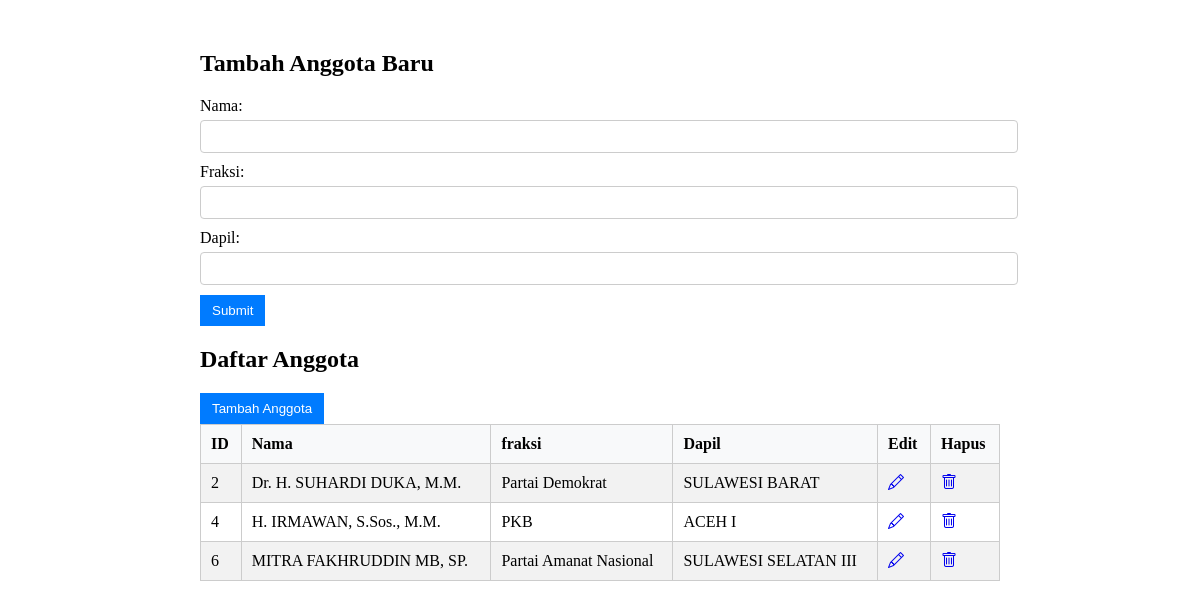
The page / on the database its author committed.
### tables this page shows
CREATE TABLE `nama_anggota` (
  `id` int(11) NOT NULL,
  `nama` varchar(255) NOT NULL,
  `fraksi` varchar(255) NOT NULL,
  `dapil` varchar(255) NOT NULL
);

### DatabaseConnection.php (called while the page is built, shortened)
<?php
class DatabaseConnection
{
    protected static ?PDO $connection = null;
    public static function connect(): PDO
    {
        try {
            if (!self::$connection) {
                $host = 'localhost';
                $dbname = 'dpr';
                $username = 'root';
                $password = '';
                $dsn = "mysql:host=$host;dbname=$dbname";
                self::$connection = new PDO($dsn, $username, $password);
                self::$connection->setAttribute(PDO::ATTR_ERRMODE, PDO::ERRMODE_EXCEPTION);
            }
            return self::$connection;
        } catch (PDOException $e) {
            echo 'Connection failed: ' . $e->getMessage();
            die();
        }
    }
}

### index.php (the view, shortened to what this page needs)
<?php
require_once 'DatabaseConnection.php';
class AnggotaCRUD
{
    private PDO $connection;
    public function __construct()
    {
        $this->connection = DatabaseConnection::connect();
    }
    public function displayAnggota()
{
    $stmt = $this->connection->prepare("SELECT * FROM nama_anggota");
    $stmt->execute();
    $result = $stmt->fetchAll(PDO::FETCH_ASSOC);
    echo '<h2>Daftar Anggota</h2>';
    echo '<a href="?action=add" class="btn btn-primary mb-3"><button type="submit" class="btn-submit">Tambah Anggota</button></a>';
    echo '<table class="table">';
    echo '<tr><th>ID</th><th>Nama</th><th>fraksi</th><th>Dapil</th><th>Edit</th><th>Hapus</th></tr>';
    foreach ($result as $row) {
        echo '<tr>';
        echo '<td>' . $row['id'] . '</td>';
        echo '<td>' . $row['nama'] . '</td>';
        echo '<td>' . $row['fraksi'] . '</td>';
        echo '<td>' . $row['dapil'] . '</td>';
        echo '<td><a href="?action=edit&id=' . $row['id'] . '"><i class="bi bi-pencil"></i></a></td>';
        echo '<td><a href="?action=delete&id=' . $row['id'] . '"><i class="bi bi-trash"></i></a></td>';
        echo '</tr>';
    }
    echo '</table>';
}
}
?>
<!DOCTYPE html>
<html lang="en">
<head>
    <link rel="stylesheet" href="style.css">
    <link href="https://cdn.jsdelivr.net/npm/bootstrap-icons@1.11.3/font/bootstrap-icons.css" rel="stylesheet">
</head>
<body>
    <div class="container">
        <?php
        $anggotaCRUD = new AnggotaCRUD();
        if (isset($_GET['action']) && $_GET['action'] === 'edit' && isset($_GET['id'])) {
            echo '<h2>Edit Anggota</h2>';
            $anggotaCRUD->displayEditForm($_GET['id']);
        } else {
            echo '<h2>Tambah Anggota Baru</h2>';
            echo '<form action="" method="POST">';
            echo '<div class="form-group">';
            echo '<label for="nama" class="form-label">Nama:</label>';
            echo '<input type="text" id="nama" name="nama" class="form-control" required>';
            echo '</div>';
            echo '<div class="form-group">';
            echo '<label for="fraksi" class="form-label">Fraksi:</label>';
            echo '<input type="text" id="fraksi" name="fraksi" class="form-control" required>';
            echo '</div>';
            echo '<div class="form-group">';
            echo '<label for="dapil" class="form-label">Dapil:</label>';
            echo '<input type="text" id="dapil" name="dapil" class="form-control" required>';
            echo '</div>';
            echo '<button type="submit" class="btn-submit">Submit</button>';
            echo '</form>';
        }
        ?>
        <?php
        $anggotaCRUD->displayAnggota();
        ?>
    </div>
</body>
</html>

### style.css (style rules this page uses)
.container { margin-top: 50px; max-width: 800px; margin-left: auto; margin-right: auto; }
.form-group { margin-bottom: 10px; }
.form-label { display: block; margin-bottom: 5px; }
.form-control { width: 100%; padding: 8px; border: 1px solid #ccc; border-radius: 4px; }
.btn-submit { padding: 8px 12px; background-color: #007bff; color: #fff; border: none; cursor: pointer; }
.table { width: 100%; border-collapse: collapse; }
.table th, .table td { padding: 10px; border: 1px solid #ccc; }
.table th { background-color: #f8f9fa; font-weight: bold; text-align: left; }
.table tr:nth-child(even) { background-color: #f2f2f2; }

### rows shown on the page
nama_anggota: id "2", nama "Dr. H. SUHARDI DUKA, M.M.", fraksi "Partai Demokrat", dapil "SULAWESI BARAT"
nama_anggota: id "4", nama "H. IRMAWAN, S.Sos., M.M.", fraksi "PKB", dapil "ACEH I"
nama_anggota: id "6", nama "MITRA FAKHRUDDIN MB, SP.", fraksi "Partai Amanat Nasional", dapil "SULAWESI SELATAN III"
